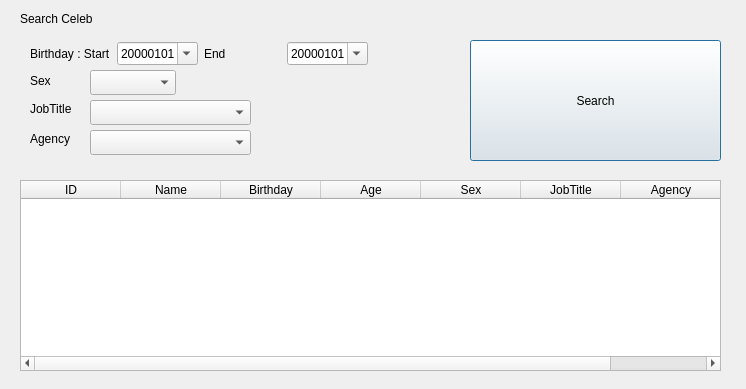
<?xml version="1.0" encoding="UTF-8"?>
<ui version="4.0">
 <class>Dialog</class>
 <widget class="QDialog" name="Dialog">
  <property name="geometry">
   <rect>
    <x>0</x>
    <y>0</y>
    <width>746</width>
    <height>389</height>
   </rect>
  </property>
  <property name="windowTitle">
   <string>Dialog</string>
  </property>
  <widget class="QLabel" name="label">
   <property name="geometry">
    <rect>
     <x>20</x>
     <y>10</y>
     <width>91</width>
     <height>17</height>
    </rect>
   </property>
   <property name="text">
    <string>Search Celeb</string>
   </property>
  </widget>
  <widget class="QLabel" name="label_4">
   <property name="geometry">
    <rect>
     <x>30</x>
     <y>70</y>
     <width>31</width>
     <height>21</height>
    </rect>
   </property>
   <property name="text">
    <string>Sex</string>
   </property>
  </widget>
  <widget class="QLabel" name="label_5">
   <property name="geometry">
    <rect>
     <x>30</x>
     <y>100</y>
     <width>56</width>
     <height>17</height>
    </rect>
   </property>
   <property name="text">
    <string>JobTitle</string>
   </property>
  </widget>
  <widget class="QLabel" name="label_6">
   <property name="geometry">
    <rect>
     <x>30</x>
     <y>130</y>
     <width>51</width>
     <height>17</height>
    </rect>
   </property>
   <property name="text">
    <string>Agency</string>
   </property>
  </widget>
  <widget class="QTableWidget" name="tableWidget">
   <property name="geometry">
    <rect>
     <x>20</x>
     <y>180</y>
     <width>701</width>
     <height>191</height>
    </rect>
   </property>
   <column>
    <property name="text">
     <string>ID</string>
    </property>
   </column>
   <column>
    <property name="text">
     <string>Name</string>
    </property>
   </column>
   <column>
    <property name="text">
     <string>Birthday</string>
    </property>
   </column>
   <column>
    <property name="text">
     <string>Age</string>
    </property>
   </column>
   <column>
    <property name="text">
     <string>Sex</string>
    </property>
   </column>
   <column>
    <property name="text">
     <string>JobTitle</string>
    </property>
   </column>
   <column>
    <property name="text">
     <string>Agency</string>
    </property>
   </column>
  </widget>
  <widget class="QPushButton" name="btnSearch">
   <property name="geometry">
    <rect>
     <x>470</x>
     <y>40</y>
     <width>251</width>
     <height>121</height>
    </rect>
   </property>
   <property name="text">
    <string>Search</string>
   </property>
  </widget>
  <widget class="QComboBox" name="editSex">
   <property name="geometry">
    <rect>
     <x>90</x>
     <y>70</y>
     <width>86</width>
     <height>25</height>
    </rect>
   </property>
  </widget>
  <widget class="QComboBox" name="editJobTitle">
   <property name="geometry">
    <rect>
     <x>90</x>
     <y>100</y>
     <width>161</width>
     <height>25</height>
    </rect>
   </property>
  </widget>
  <widget class="QComboBox" name="editAgency">
   <property name="geometry">
    <rect>
     <x>90</x>
     <y>130</y>
     <width>161</width>
     <height>25</height>
    </rect>
   </property>
  </widget>
  <widget class="QWidget" name="layoutWidget">
   <property name="geometry">
    <rect>
     <x>30</x>
     <y>40</y>
     <width>338</width>
     <height>28</height>
    </rect>
   </property>
   <layout class="QHBoxLayout" name="horizontalLayout">
    <item>
     <widget class="QLabel" name="label_2">
      <property name="text">
       <string>Birthday : Start</string>
      </property>
     </widget>
    </item>
    <item>
     <widget class="QDateEdit" name="dateEdit">
      <property name="displayFormat">
       <string>yyyyMMdd</string>
      </property>
      <property name="calendarPopup">
       <bool>true</bool>
      </property>
     </widget>
    </item>
    <item>
     <widget class="QLabel" name="label_3">
      <property name="text">
       <string>End</string>
      </property>
     </widget>
    </item>
    <item>
     <widget class="QDateEdit" name="dateEdit_2">
      <property name="displayFormat">
       <string>yyyyMMdd</string>
      </property>
      <property name="calendarPopup">
       <bool>true</bool>
      </property>
     </widget>
    </item>
   </layout>
  </widget>
 </widget>
 <resources/>
 <connections/>
</ui>
